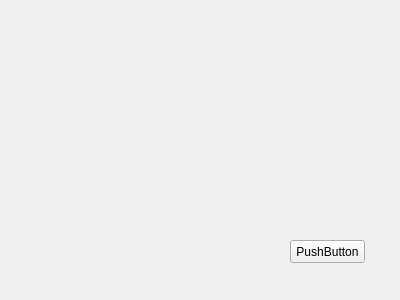
<?xml version="1.0" encoding="UTF-8"?>
<ui version="4.0">
 <class>mainwindow</class>
 <widget class="QWidget" name="mainwindow">
  <property name="geometry">
   <rect>
    <x>0</x>
    <y>0</y>
    <width>400</width>
    <height>300</height>
   </rect>
  </property>
  <property name="windowTitle">
   <string>mainwindow</string>
  </property>
  <widget class="QPushButton" name="pushButton">
   <property name="geometry">
    <rect>
     <x>290</x>
     <y>240</y>
     <width>75</width>
     <height>23</height>
    </rect>
   </property>
   <property name="text">
    <string>PushButton</string>
   </property>
  </widget>
  <widget class="QWidget" name="verticalLayoutWidget">
   <property name="geometry">
    <rect>
     <x>50</x>
     <y>70</y>
     <width>251</width>
     <height>121</height>
    </rect>
   </property>
   <layout class="QVBoxLayout" name="test_layout"/>
  </widget>
 </widget>
 <resources/>
 <connections/>
</ui>
